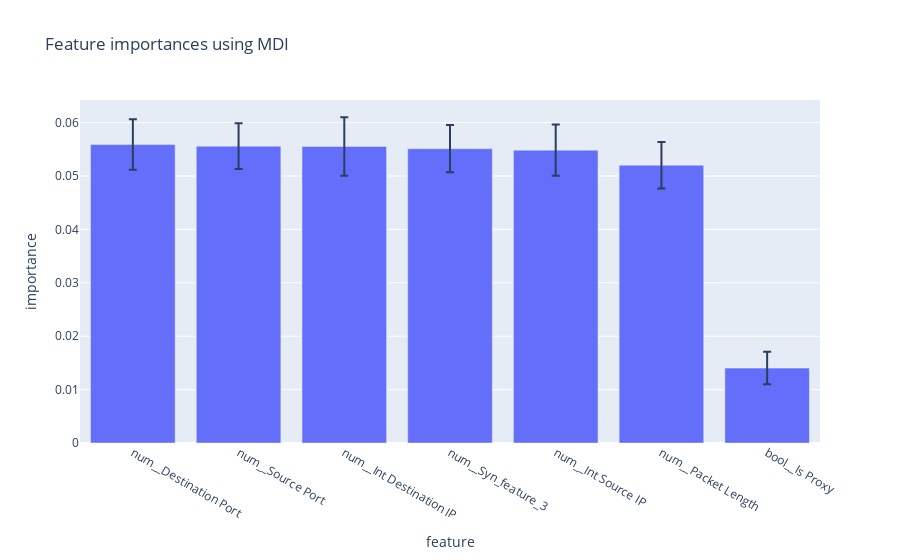

Write notebook code for a chart like this one.
### Markdown cell above
### Feature Importance

### Code cell
importances = grad_model.named_steps['classifier'].feature_importances_
forests = [forest for forest in grad_model.named_steps['classifier'].estimators_]
std = np.std([tree.feature_importances_ for forest in forests for tree in forest], axis=0)
feature_names = [f"{x}" for x in grad_model.named_steps["preprocessor"].get_feature_names_out()]
forest_importances = pd.DataFrame({"feature": feature_names, "importance": importances, "std": std}).sort_values("importance", ascending=False)

fig = px.bar(forest_importances[forest_importances["importance"] > 0.01],x="feature",y="importance", error_y="std", title="Feature importances using MDI")
fig.show()

### Figure 1 — Plotly figure (JSON) as saved in the notebook; plotly's stock layout.template omitted (floating-point values rounded to 4 significant figures)
{"data": [{"error_y": {"array": [0.004731, 0.004269, 0.005493, 0.004416, 0.004809, 0.004371, 0.00304]}, "hovertemplate": "feature=%{x}<br>importance=%{y}<extra></extra>", "legendgroup": "", "marker": {"color": "#636efa", "pattern": {"shape": ""}}, "name": "", "orientation": "v", "showlegend": false, "textposition": "auto", "type": "bar", "x": ["num__Destination Port", "num__Source Port", "num__Int Destination IP", "num__Syn_feature_3", "num__Int Source IP", "num__Packet Length", "bool__Is Proxy"], "xaxis": "x", "y": [0.05589, 0.05559, 0.05553, 0.05512, 0.05484, 0.05202, 0.01403], "yaxis": "y"}], "layout": {"barmode": "relative", "legend": {"tracegroupgap": 0}, "title": {"text": "Feature importances using MDI"}, "xaxis": {"anchor": "y", "domain": [0, 1], "title": {"text": "feature"}}, "yaxis": {"anchor": "x", "domain": [0, 1], "title": {"text": "importance"}}}}
